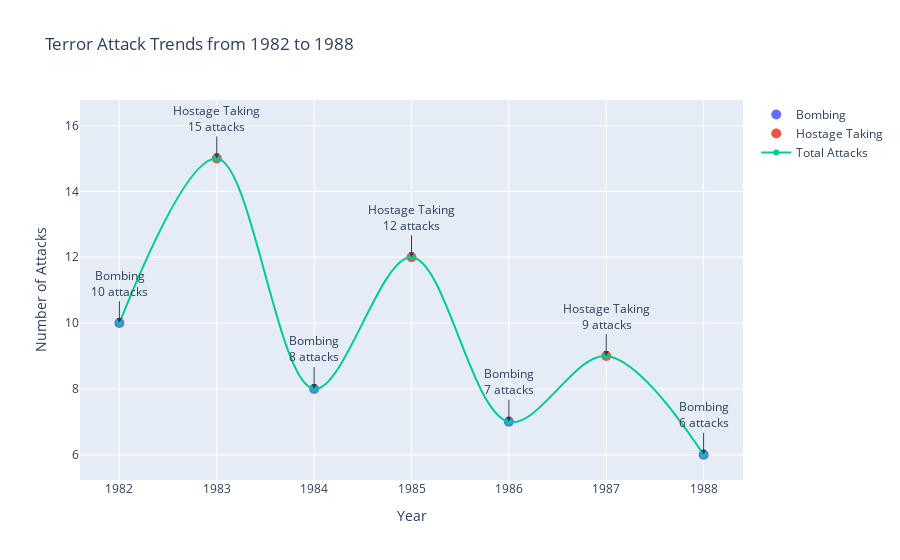

The cell this chart's notebook holds for it:
### Code cell
import plotly.offline as py
py.init_notebook_mode(connected=True)
import plotly.graph_objs as go
import pandas as pd

# Sample data (replace this with your actual data)
data = {
    'Year': [1982, 1983, 1984, 1985, 1986, 1987, 1988],
    'Attack Type': ['Bombing', 'Hostage Taking', 'Bombing', 'Hostage Taking', 'Bombing', 'Hostage Taking', 'Bombing'],
    'Count': [10, 15, 8, 12, 7, 9, 6]
}

df = pd.DataFrame(data)

# Create a scatter plot for individual attacks
scatter_data = []
attack_types = df['Attack Type'].unique()

for attack_type in attack_types:
    subset = df[df['Attack Type'] == attack_type]
    scatter_trace = go.Scatter(
        x=subset['Year'],
        y=subset['Count'],
        mode='markers',
        name=attack_type,
        marker=dict(size=10)
    )
    scatter_data.append(scatter_trace)

# Create a line plot for trend
trend_trace = go.Scatter(
    x=df['Year'],
    y=df.groupby('Year')['Count'].sum(),
    mode='lines+markers',
    name='Total Attacks',
    line=dict(shape='spline')
)

data = scatter_data + [trend_trace]

# Create annotations
annotations = []
for _, row in df.iterrows():
    annotation = go.layout.Annotation(
        x=row['Year'],
        y=row['Count'],
        xref='x',
        yref='y',
        text=f"{row['Attack Type']}<br>{row['Count']} attacks",
        showarrow=True,
        arrowhead=2,
        ax=0,
        ay=-40
    )
    annotations.append(annotation)

layout = go.Layout(
    title='Terror Attack Trends from 1982 to 1988',
    xaxis=dict(title='Year', nticks=7),
    yaxis=dict(title='Number of Attacks'),
    annotations=annotations,
    hovermode='closest'
)

fig = go.Figure(data=data, layout=layout)
py.iplot(fig, filename='complex_representation', show_link=False)

### Figure 1 — Plotly figure (JSON) as saved in the notebook; plotly's stock layout.template omitted (floating-point values rounded to 4 significant figures)
{"data": [{"marker": {"size": 10}, "mode": "markers", "name": "Bombing", "type": "scatter", "x": [1982, 1984, 1986, 1988], "y": [10, 8, 7, 6]}, {"marker": {"size": 10}, "mode": "markers", "name": "Hostage Taking", "type": "scatter", "x": [1983, 1985, 1987], "y": [15, 12, 9]}, {"line": {"shape": "spline"}, "mode": "lines+markers", "name": "Total Attacks", "type": "scatter", "x": [1982, 1983, 1984, 1985, 1986, 1987, 1988], "y": [10, 15, 8, 12, 7, 9, 6]}], "layout": {"annotations": [{"arrowhead": 2, "ax": 0, "ay": -40, "showarrow": true, "text": "Bombing<br>10 attacks", "x": 1982, "xref": "x", "y": 10, "yref": "y"}, {"arrowhead": 2, "ax": 0, "ay": -40, "showarrow": true, "text": "Hostage Taking<br>15 attacks", "x": 1983, "xref": "x", "y": 15, "yref": "y"}, {"arrowhead": 2, "ax": 0, "ay": -40, "showarrow": true, "text": "Bombing<br>8 attacks", "x": 1984, "xref": "x", "y": 8, "yref": "y"}, {"arrowhead": 2, "ax": 0, "ay": -40, "showarrow": true, "text": "Hostage Taking<br>12 attacks", "x": 1985, "xref": "x", "y": 12, "yref": "y"}, {"arrowhead": 2, "ax": 0, "ay": -40, "showarrow": true, "text": "Bombing<br>7 attacks", "x": 1986, "xref": "x", "y": 7, "yref": "y"}, {"arrowhead": 2, "ax": 0, "ay": -40, "showarrow": true, "text": "Hostage Taking<br>9 attacks", "x": 1987, "xref": "x", "y": 9, "yref": "y"}, {"arrowhead": 2, "ax": 0, "ay": -40, "showarrow": true, "text": "Bombing<br>6 attacks", "x": 1988, "xref": "x", "y": 6, "yref": "y"}], "hovermode": "closest", "title": {"text": "Terror Attack Trends from 1982 to 1988"}, "xaxis": {"nticks": 7, "title": {"text": "Year"}}, "yaxis": {"title": {"text": "Number of Attacks"}}}}
